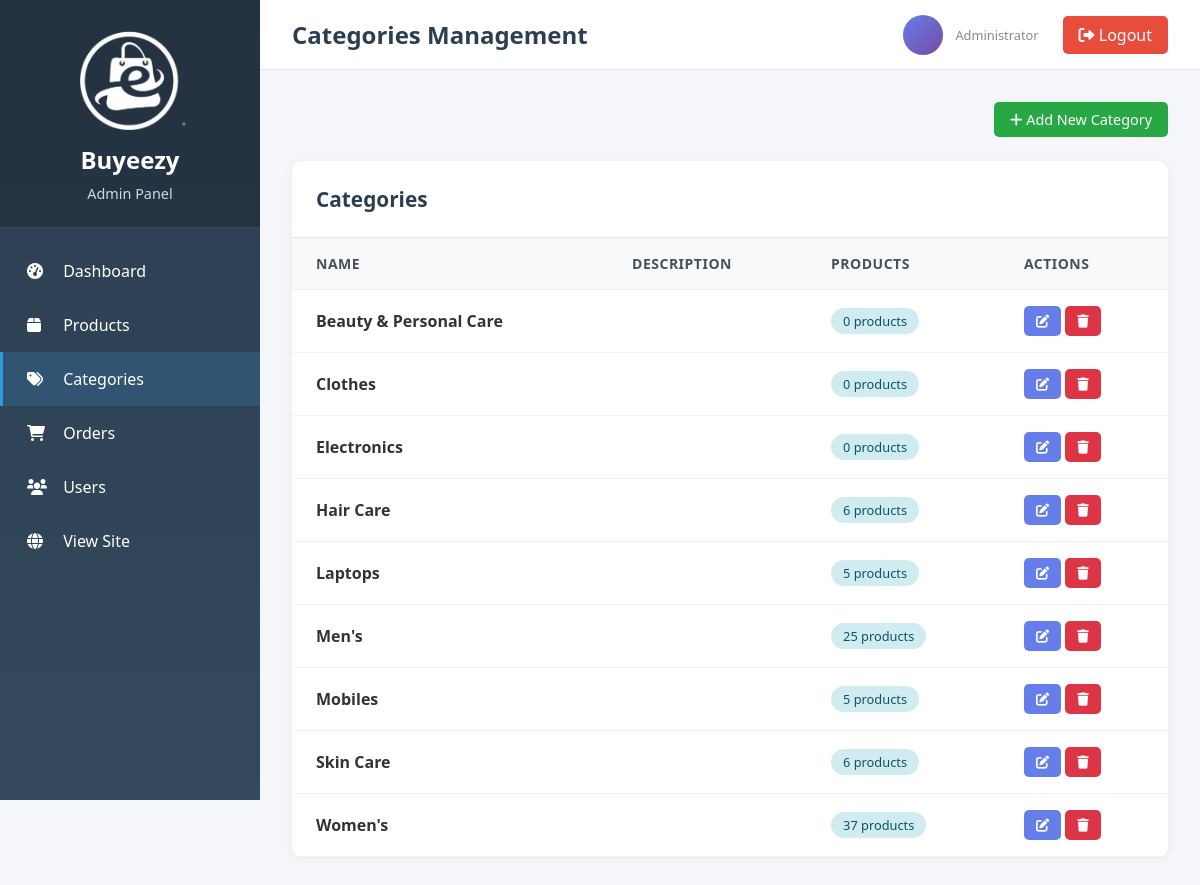
Page /admin-panel/categories/ (signed in) on the committed database.
### store/models.py (models this page shows, shortened)
class Category(models.Model):
    name = models.CharField(max_length=100)
    slug = models.SlugField(max_length=100)
    description = models.TextField(blank=True)
    parent = models.ForeignKey('self', on_delete=models.CASCADE, null=True, blank=True, related_name='children')
    created_at = models.DateTimeField(auto_now_add=True)
    class Meta:
        verbose_name_plural = 'categories'
        unique_together = ('name', 'parent')

### store/admin_views.py (the view)
# urls.py: path('categories/', admin_views.admin_categories, name='categories'),
@staff_member_required
def admin_categories(request):
    categories = Category.objects.annotate(
        product_count=Count('products')
    ).order_by('name')
    context = {'categories': categories}
    return render(request, 'admin_panel/categories.html', context)

### cart/context_processors.py (called while the page is built)
def cart_context(request):
    cart_items_count = 0
    cart_total = 0
    if request.user.is_authenticated:
        cart_items = CartItem.objects.filter(user=request.user)
        cart_items_count = cart_items.aggregate(total_items=Sum('quantity'))['total_items'] or 0
        cart_total = cart_items.aggregate(total=Sum(F('quantity') * F('product__price')))['total'] or 0
    return {
        'cart_items_count': cart_items_count,
        'cart_total': cart_total,
    }

### templates/admin_panel/categories.html (shortened to what this page needs)
{% extends 'admin_panel/base.html' %}
{% block page_title %}Categories Management{% endblock %}
{% block content %}
<div style="display: flex; justify-content: flex-end; margin-bottom: 1.5rem;">
    <a href="{% url 'admin_panel:category_add' %}" class="btn btn-success"><i class="fas fa-plus"></i> Add New Category</a>
</div>
<div class="admin-table-container">
    <div class="admin-table-header"><h2>Categories</h2></div>
    <table class="admin-table">
        <thead><tr><th>Name</th><th>Description</th><th>Products</th><th>Actions</th></tr></thead>
        <tbody>
            {% for category in categories %}
            <tr>
                <td><strong>{{ category.name }}</strong></td>
                <td>{{ category.description }}</td>
                <td><span class="badge badge-info">{{ category.product_count }} products</span></td>
                <td>
                    <a href="{% url 'admin_panel:category_edit' category.id %}" class="btn btn-primary btn-sm"><i class="fas fa-edit"></i></a>
                    <a href="{% url 'admin_panel:category_delete' category.id %}" class="btn btn-danger btn-sm" onclick="return confirm('Delete this category? All products will remain but be uncategorized.')"><i class="fas fa-trash"></i></a>
                </td>
            </tr>
            {% empty %}
            <tr><td colspan="4" style="text-align: center; padding: 3rem; color: #999;">No categories yet</td></tr>
            {% endfor %}
        </tbody>
    </table>
</div>
{% endblock %}

### templates/admin_panel/base.html (style rules this page uses)
* { margin: 0; padding: 0; box-sizing: border-box; }
body { font-family: 'Segoe UI', Tahoma, Geneva, Verdana, sans-serif; background-color: #f5f6fa; color: #333; }
.admin-table-container { background: white; border-radius: 10px; box-shadow: 0 2px 10px rgba(0,0,0,0.05); overflow: hidden; margin-bottom: 2rem; }
.admin-table-header { padding: 1.5rem; border-bottom: 1px solid #e1e8ed; display: flex; justify-content: space-between; align-items: center; }
.admin-table-header h2 { font-size: 1.3rem; color: #2c3e50; }
.admin-table { width: 100%; border-collapse: collapse; }
.admin-table th, .admin-table td { padding: 1rem 1.5rem; text-align: left; border-bottom: 1px solid #f1f3f5; }
.admin-table th { background-color: #f8f9fa; font-weight: 600; color: #495057; font-size: 0.875rem; text-transform: uppercase; letter-spacing: 0.5px; }
.btn { padding: 0.5rem 1rem; border: none; border-radius: 5px; cursor: pointer; text-decoration: none; display: inline-block; transition: all 0.3s; font-size: 0.9rem; }
.btn-primary { background-color: #667eea; color: white; }
.btn-success { background-color: #28a745; color: white; }
.btn-danger { background-color: #dc3545; color: white; }
.btn-sm { padding: 0.375rem 0.75rem; font-size: 0.825rem; }
.badge { padding: 0.25rem 0.75rem; border-radius: 20px; font-size: 0.8rem; font-weight: 500; display: inline-block; }
.badge-info { background-color: #d1ecf1; color: #0c5460; }

### rows in the picture
Category: name "Beauty & Personal Care", product_count "0"
Category: name "Clothes", product_count "0"
Category: name "Electronics", product_count "0"
Category: name "Hair Care", product_count "6"
Category: name "Laptops", product_count "5"
Category: name "Men's", product_count "25"
Category: name "Mobiles", product_count "5"
Category: name "Skin Care", product_count "6"
Category: name "Women's", product_count "37"
